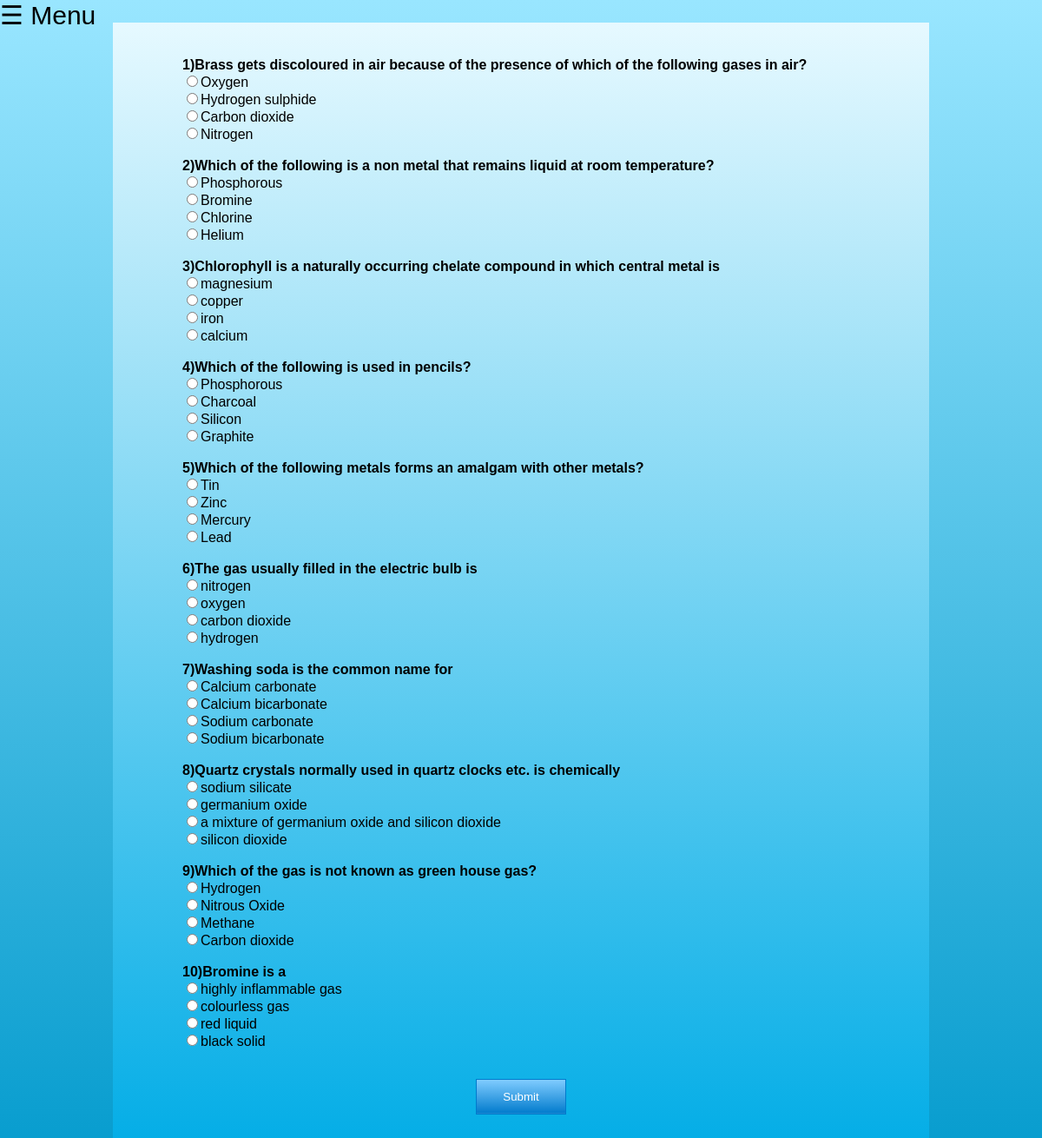
The app's page /gk.php?id=4 with its own data.
### tables this page shows
CREATE TABLE `quiz` (
  `q_id` int(100) NOT NULL,
  `question` varchar(1000) NOT NULL,
  `a_value` varchar(500) NOT NULL,
  `b_value` varchar(500) NOT NULL,
  `c_value` varchar(500) NOT NULL,
  `d_value` varchar(500) NOT NULL,
  `correct_id` varchar(1000) NOT NULL,
  `cat_id` int(100) NOT NULL
);

### gk.php (the view, shortened to what this page needs)
<html>
<link rel="stylesheet" href="nav.css">
<body size="relative">
<span class="avx" style="font-size:30px;cursor:pointer" onclick="openNav()">&#9776; Menu</span>
<fieldset>
<form action="evaluate.php?id=<?php echo $_GET['id'];?>" method="post">
<?php
include 'dbh.php';
$sql = "SELECT question,a_value,b_value,c_value,d_value,correct_id FROM quiz WHERE cat_id='".$_GET['id']."'";
$result = mysqli_query($conn,$sql);
$i=0; $x=0;
while($row=mysqli_fetch_assoc($result))
{
	$ques = $row['question'];
	$a = $row['a_value'];
	$b = $row['b_value'];
	$c = $row['c_value'];
	$d = $row['d_value'];
	$i=$i+1;
	echo "<strong>"."$i)".$ques."</strong>"."<br>";
	echo "<input type='radio' id='1' name=".$x." value='".$a. "'>"
		.$a."<br>"."<input type='radio' id='1' name=".$x." value='".$b."'>"
		.$b."<br>"."<input type='radio' id='3' name=".$x." value='".$c."'>"
		.$c.'<br>'."<input type='radio' id='4' name=".$x." value='".$d."'>"
		.$d.'<br><br>';
	$x=$x+1;
	}
?>
			<p align="center"><button>Submit</button></p>
</form>
</fieldset>
</body>

### nav.css (style rules this page uses)
.avx { position: fixed; top: 0; left: 0; z-index: 9999; height: 50px; }

### gk.php (style rules this page uses)
form { max-width: 300px; margin: 10px auto; padding: 40px 80px 40px 80px; background: -webkit-linear-gradient(top, #e6f9ff 0%,#00ace6 100%); }
fieldset { margin-bottom: 30px; border: none; }
@media screen and (min-width: 780px) { form { max-width: 780px; } }
body { font-family: "Comic Sans MS", cursive, sans-serif; color: black; margin: 10px auto; repeat:no-repeat; background: -webkit-linear-gradient(top, #99e6ff 0%, #0099cc 100%); }
button { padding: 12px 30px 12px 30px; color: #FFF; text-shadow : 1px solid #1e7b1e; background: -webkit-linear-gradient(top,#80ccff 0%,#007acc 100%); border: 1px solid #007acc; box-shadow: 0 -1px 0 rgba(255,255,255,0.1) inset; cursor: pointer; }

### records on screen
quiz: question "Brass gets discoloured in air because of the presence of which of the following gases in air?", a_value "Oxygen", b_value "Hydrogen sulphide", c_value "Carbon dioxide", d_value "Nitrogen"
quiz: question "Which of the following is a non metal that remains liquid at room temperature?", a_value "Phosphorous", b_value "Bromine", c_value "Chlorine", d_value "Helium"
quiz: question "Chlorophyll is a naturally occurring chelate compound in which central metal is", a_value "magnesium", b_value "copper", c_value "iron", d_value "calcium"
quiz: question "Which of the following is used in pencils?", a_value "Phosphorous", b_value "Charcoal", c_value "Silicon", d_value "Graphite"
quiz: question "Which of the following metals forms an amalgam with other metals?", a_value "Tin", b_value "Zinc", c_value "Mercury", d_value "Lead"
quiz: question "The gas usually filled in the electric bulb is", a_value "nitrogen", b_value "oxygen", c_value "carbon dioxide", d_value "hydrogen"
quiz: question "Washing soda is the common name for", a_value "Calcium carbonate", b_value "Calcium bicarbonate", c_value "Sodium carbonate", d_value "Sodium bicarbonate"
quiz: question "Quartz crystals normally used in quartz clocks etc. is chemically", a_value "sodium silicate", b_value "germanium oxide", c_value "a mixture of germanium oxide and silicon dioxide", d_value "silicon dioxide"
quiz: question "Which of the gas is not known as green house gas?", a_value "Hydrogen", b_value "Nitrous Oxide", c_value "Methane", d_value "Carbon dioxide"
quiz: question "Bromine is a", a_value "highly inflammable gas", b_value "colourless gas", c_value "red liquid", d_value "black solid"
